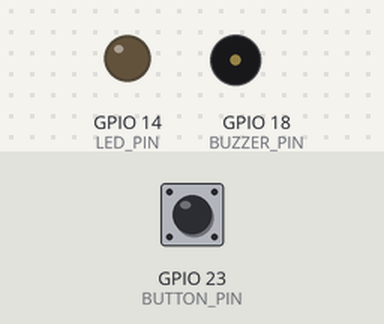
Bench run of a program on a simulated Raspberry Pi (BCM pin numbers). Shown: output pins drawn as LEDs (lit = HIGH), buzzer (waves = sounding). Dashed ring = blinking. The test bench sets the inputs (shaded band); at power-on: GPIO 23 (BUTTON_PIN) HIGH. What the program prints to the terminal is not drawn.

Above: at 1.2 s.
1.3 s: GPIO 23 (BUTTON_PIN) pulled LOW for 0.15 s
At 2.35 s:
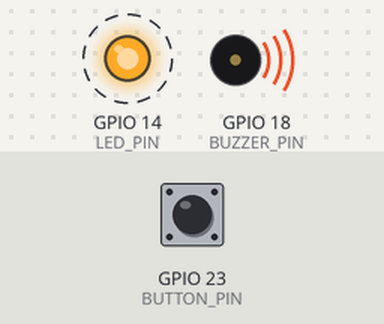
4.3 s: GPIO 23 (BUTTON_PIN) pulled LOW for 1 s
At 6.4 s:
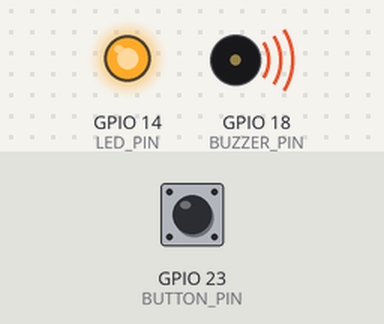
7.3 s: GPIO 23 (BUTTON_PIN) pulled LOW for 3.2 s
At 8.15 s:
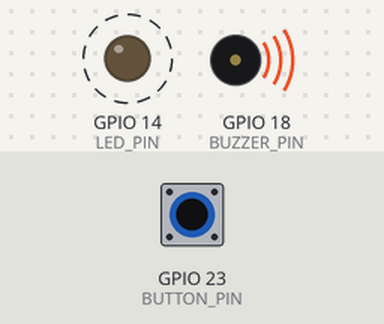
Timing chart, 0 to 18.0 s (numbered marks = the images above; inputs shaded):
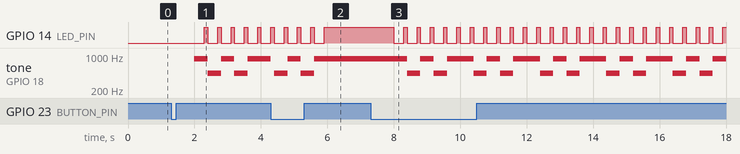

The program:

alert_system.py
```python
import RPi.GPIO as GPIO
import time

LED_PIN = 14
BUZZER_PIN = 18
BUTTON_PIN = 23

is_active = False

Melody = [880, 440, 880, 440, 880]

# GPIO 설정
GPIO.setmode(GPIO.BCM)
GPIO.setup(LED_PIN, GPIO.OUT)
GPIO.setup(BUZZER_PIN, GPIO.OUT)
GPIO.setup(BUTTON_PIN, GPIO.IN, pull_up_down=GPIO.PUD_UP)  # 풀업 버튼

# PWM 부저
buzzer_pwm = GPIO.PWM(BUZZER_PIN, 1000)  # 1kHz
buzzer_pwm.stop()

def toggle_alert(channel):
        global is_active

        is_active = not is_active  # 상태 토글

        if not is_active:
                GPIO.output(LED_PIN, GPIO.HIGH)
                buzzer_pwm.stop()
                print("경고 멈춤")

GPIO.add_event_detect(BUTTON_PIN, GPIO.FALLING, callback=toggle_alert, bouncetime=300)

try:
    print("▶ 시스템 시작 (버튼 눌러주세요)")
    while True:
        if is_active:
                print("⚠️ 경고 시작!")
                for i in range(0, len(Melody)):
                        GPIO.output(LED_PIN, GPIO.LOW)
                        buzzer_pwm.start(50)
                        buzzer_pwm.ChangeFrequency(Melody[i])
                        time.sleep(0.3)
                        GPIO.output(LED_PIN, GPIO.HIGH)
                        time.sleep(0.1)
        else:
                time.sleep(1)

except KeyboardInterrupt:
    print("\n종료 중...")

finally:
    buzzer_pwm.stop()
    GPIO.cleanup()
    print("GPIO 정리 완료.")
```

Measured:
- after the input at 1.3 s, GPIO 14 (LED_PIN): alternates HIGH for 0.10 s and LOW for 0.30 s, starting after 1.0 s; tone on GPIO 18 (BUZZER_PIN): alternates 880 Hz for 0.40 s and 440 Hz for 0.40 s, starting after 0.70 s
- after the input at 4.3 s, GPIO 14 (LED_PIN): goes on until 5.9 s, then stays HIGH
- after the input at 7.3 s, GPIO 14 (LED_PIN): alternates HIGH for 0.10 s and LOW for 0.30 s, starting after 0.70 s; tone on GPIO 18 (BUZZER_PIN): 880 Hz → 440 Hz after 1.1 s, then repeats every 2.0 s: 880 Hz 0.40 s, 440 Hz 0.40 s, 880 Hz 0.80 s, 440 Hz 0.40 s
